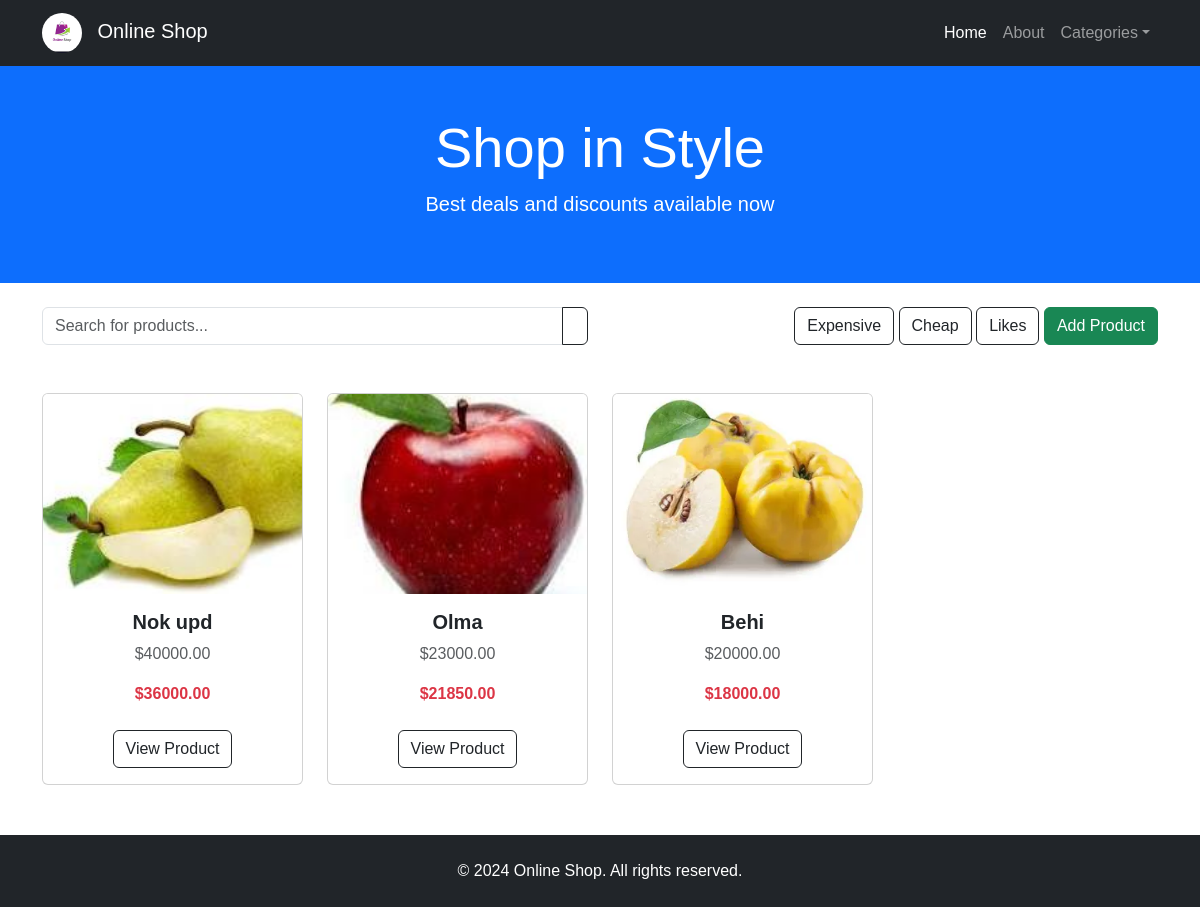
Screenshot of /shop/category/1/ with the database file from the repository.
### shop/models.py (models this page shows, shortened)
class BaseModel(models.Model):
    created_at = models.DateTimeField(auto_now_add=True)
    updated_at = models.DateTimeField(auto_now=True)
    class Meta:
        abstract = True

class Product(BaseModel):
    class RatingChoice(models.IntegerChoices):
        ONE = 1
        TWO = 2
        THREE = 3
        FOUR = 4
        FIVE = 5
    name = models.CharField(max_length=255, unique=True)
    description = models.TextField(null=True, blank=True)
    price = models.DecimalField(max_digits=14, decimal_places=2)
    image = models.ImageField(upload_to='images/')
    discount = models.PositiveIntegerField(default=0)
    category = models.ForeignKey(Category, on_delete=models.CASCADE, related_name='products')
    rating = models.PositiveIntegerField(choices=RatingChoice.choices, default=RatingChoice.ONE.value)
    quantity = models.PositiveIntegerField(default=1)
    @property
    def discounted_price(self):
        if self.discount > 0:
            self.price = self.price * Decimal(1 - self.discount / 100)
        return Decimal(f'{self.price}').quantize(Decimal('0.00'))

### shop/views.py (the view)
# urls.py: path('category/<int:id>/', products_by_category, name='category_products'),
def products_by_category(request, id):
    category = Category.objects.filter(id = id).first()
    categories = Category.objects.all()
    products = Product.objects.filter(category=category)
    return render(request, 'shop/home.html', {'categories': categories, 'products': products, 'selected_category': category})

### shop/templates/shop/home.html (shortened to what this page needs)
{% load static %}
<!DOCTYPE html>
<html lang="en">
<head>
    <link href="https://cdn.jsdelivr.net/npm/bootstrap@5.3.0/dist/css/bootstrap.min.css" rel="stylesheet">
    <link href="{% static 'css/styles.css' %}" rel="stylesheet">
</head>
<body>
<nav class="navbar navbar-expand-lg navbar-dark bg-dark">
    <div class="container">
        <a class="navbar-brand" href="{% url 'index' %}">
            <img src="{% static 'shop/assets/logo.png' %}" alt="Logo" height="40" class="rounded-circle">
            Online Shop
        </a>
        <div class="collapse navbar-collapse" id="navbarNav">
            <ul class="navbar-nav ms-auto">
                <li class="nav-item"><a class="nav-link active" href="{% url 'index' %}">Home</a></li>
                <li class="nav-item"><a class="nav-link" href="#">About</a></li>
                <li class="nav-item dropdown">
                    <a class="nav-link dropdown-toggle" href="#" data-bs-toggle="dropdown">Categories</a>
                </li>
            </ul>
        </div>
    </div>
</nav>
<header class="bg-primary text-white text-center py-5">
    <div class="container">
        <h1 class="display-4">Shop in Style</h1>
        <p class="lead">Best deals and discounts available now</p>
    </div>
</header>
<div class="container mt-4">
    <div class="row">
        <div class="col-md-6">
            <form class="input-group">
                <input type="text" name="q" class="form-control" placeholder="Search for products...">
                <button class="btn btn-outline-dark" type="submit">
                </button>
            </form>
        </div>
        <div class="col-md-6 text-md-end mt-2 mt-md-0">
            <a class="btn btn-outline-dark" href="#">Expensive</a>
            <a class="btn btn-outline-dark" href="#">Cheap</a>
            <a class="btn btn-outline-dark" href="#">Likes</a>
            <a href="{% url 'product_create' %}" class="btn btn-success">Add Product</a>
        </div>
    </div>
</div>
<section class="container mt-5">
    <div class="row g-4">
        {% for product in products %}
        <div class="col-sm-6 col-md-4 col-lg-3">
            <div class="card h-100">
                <img src="{{ product.image.url }}" class="card-img-top" alt="{{ product.name }}">
                <div class="card-body text-center">
                    <h5 class="fw-bold">{{ product.name }}</h5>
                    <p class="text-muted">${{ product.price }}</p>
                    <p class="fw-bold text-danger">${{ product.discounted_price }}</p>
                    <a href="{% url 'product_detail' product.id %}" class="btn btn-outline-dark mt-2">View Product</a>
                </div>
            </div>
        </div>
        {% empty %}
            <p class="text-center">No products found.</p>
        {% endfor %}
    </div>
</section>
<footer class="bg-dark text-white text-center py-4">
    <p class="mb-0">&copy; 2024 Online Shop. All rights reserved.</p>
</footer>
</body>
</html>

### shop/static/shop/css/styles.css (style rules this page uses)
body { font-family: 'Arial', sans-serif; }
.navbar-brand img { margin-right: 10px; }
.card { transition: transform 0.3s ease-in-out; }
.card img { height: 200px; object-fit: cover; }
footer { margin-top: 50px; }

### rows the page displays
Product: image (picture), name "Nok upd", price "40000.00", discounted_price "36000.00"
Product: image (picture), name "Olma", price "23000.00", discounted_price "21850.00"
Product: image (picture), name "Behi", price "20000.00", discounted_price "18000.00"
